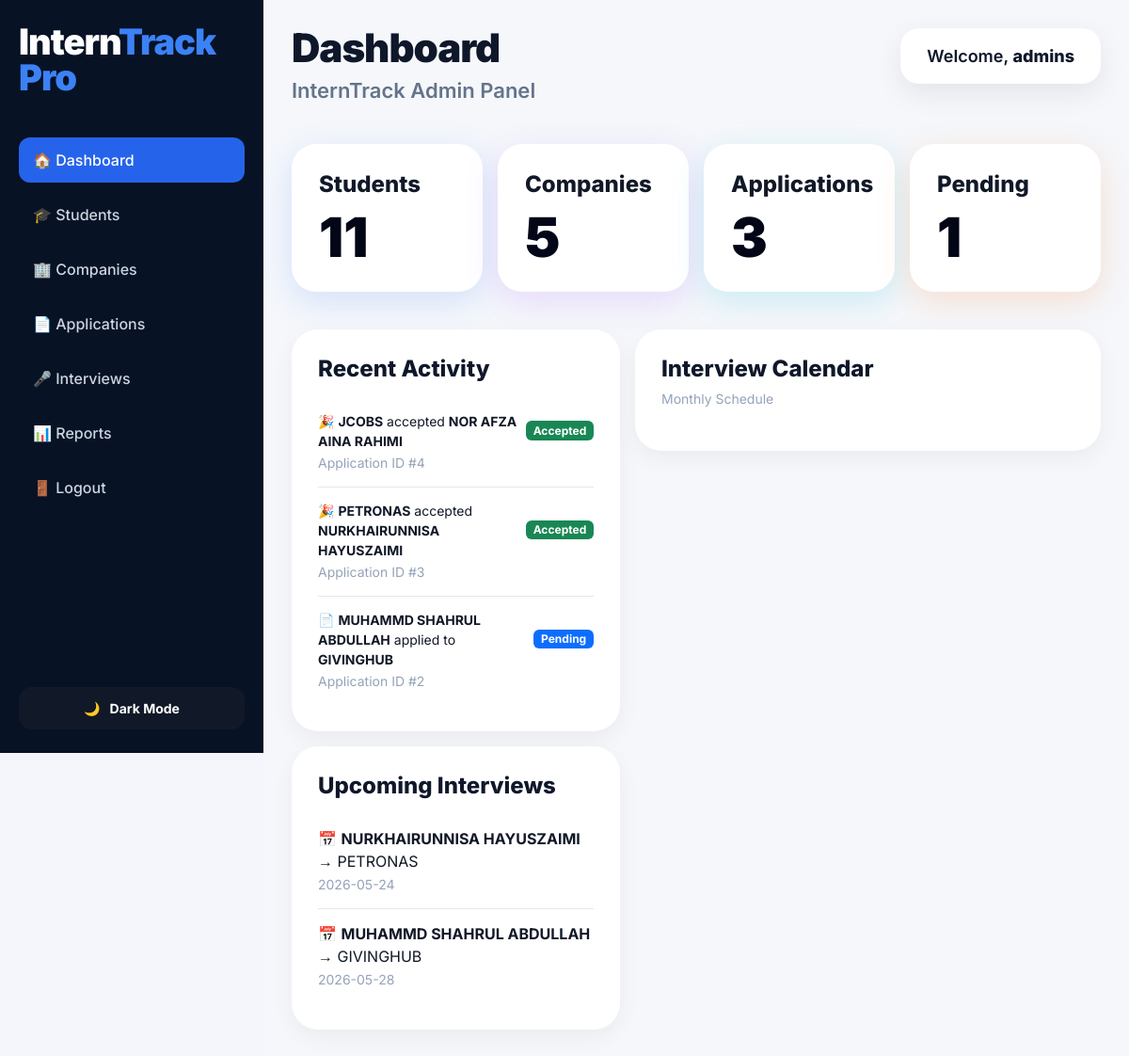
The app's page /dashboard.php (signed in) with its own data.
### tables this page shows
CREATE TABLE `applications` (
  `id` int(11) NOT NULL,
  `student_id` int(11) NOT NULL,
  `company_id` int(11) NOT NULL,
  `application_date` timestamp NOT NULL DEFAULT current_timestamp(),
  `status` varchar(50) DEFAULT 'Pending',
  `remarks` text DEFAULT NULL
);

CREATE TABLE `companies` (
  `id` int(11) NOT NULL,
  `company_name` varchar(100) NOT NULL,
  `email` varchar(100) NOT NULL,
  `phone` varchar(20) NOT NULL,
  `location` varchar(100) NOT NULL,
  `industry` varchar(100) NOT NULL,
  `internship_slots` int(11) NOT NULL,
  `created_at` timestamp NOT NULL DEFAULT current_timestamp()
);

CREATE TABLE `students` (
  `id` int(11) NOT NULL,
  `full_name` varchar(100) NOT NULL,
  `email` varchar(100) NOT NULL,
  `phone` varchar(20) NOT NULL,
  `university` varchar(100) NOT NULL,
  `course` varchar(100) NOT NULL,
  `internship_status` varchar(50) NOT NULL,
  `created_at` timestamp NOT NULL DEFAULT current_timestamp()
);

CREATE TABLE `interviews` (
  `id` int(11) NOT NULL,
  `application_id` int(11) NOT NULL,
  `interview_date` date NOT NULL,
  `interview_time` time NOT NULL,
  `location` varchar(150) DEFAULT NULL,
  `status` varchar(50) DEFAULT 'Scheduled',
  `notes` text DEFAULT NULL,
  `created_at` timestamp NOT NULL DEFAULT current_timestamp()
);

### dashboard.php (the view, shortened to what this page needs)
<?php
include "config/db.php";
$total_students = mysqli_fetch_assoc(
    mysqli_query($conn,"
    SELECT COUNT(*) AS total
    FROM students
    ")
)['total'];
$total_companies = mysqli_fetch_assoc(
    mysqli_query($conn,"
    SELECT COUNT(*) AS total
    FROM companies
    ")
)['total'];
$total_applications = mysqli_fetch_assoc(
    mysqli_query($conn,"
    SELECT COUNT(*) AS total
    FROM applications
    ")
)['total'];
$pending = mysqli_fetch_assoc(
    mysqli_query($conn,"
    SELECT COUNT(*) AS total
    FROM applications
    WHERE status='Pending'
    ")
)['total'];
$activities = mysqli_query($conn,"
SELECT
applications.id AS app_id,
applications.status,
students.full_name,
companies.company_name
FROM applications
JOIN students ON applications.student_id = students.id
JOIN companies ON applications.company_id = companies.id
ORDER BY applications.id DESC
LIMIT 8
");
$upcoming = mysqli_query($conn,"
SELECT
interviews.interview_date,
students.full_name,
companies.company_name
FROM interviews
JOIN applications ON interviews.application_id = applications.id
JOIN students ON applications.student_id = students.id
JOIN companies ON applications.company_id = companies.id
ORDER BY interviews.interview_date ASC
LIMIT 5
");
?>
<!DOCTYPE html>
<html lang="en">
<head>
<link href="https://cdn.jsdelivr.net/npm/bootstrap@5.3.3/dist/css/bootstrap.min.css" rel="stylesheet">
<link href="https://cdn.jsdelivr.net/npm/fullcalendar@6.1.11/index.global.min.css" rel="stylesheet">
<link rel="stylesheet" href="assets/css/sidebar.css">
<link rel="stylesheet" href="assets/css/dashboard.css">
</head>
<body class="dashboard">
<?php include "includes/sidebar.php"; ?>
<div class="main-content" id="main">
    <div class="topbar">
    <div class="dashboard-header">
        <h1>Dashboard</h1>
        <p>InternTrack Admin Panel</p>
    </div>
    <div class="user-box">
        Welcome,
        <span><?php echo $_SESSION['admin_name']; ?></span>
    </div>
</div>
    <div class="row g-3">
        <div class="col-md-3">
            <div class="card-box blue">
                <h6>Students</h6>
                <h2><?php echo $total_students; ?></h2>
            </div>
        </div>
        <div class="col-md-3">
            <div class="card-box purple">
                <h6>Companies</h6>
                <h2><?php echo $total_companies; ?></h2>
            </div>
        </div>
        <div class="col-md-3">
            <div class="card-box cyan">
                <h6>Applications</h6>
                <h2><?php echo $total_applications; ?></h2>
            </div>
        </div>
        <div class="col-md-3">
            <div class="card-box orange">
                <h6>Pending</h6>
                <h2><?php echo $pending; ?></h2>
            </div>
        </div>
    </div>
    <div class="row mt-4 g-3">
        <div class="col-lg-5">
            <div class="box">
                <h5 class="mb-3">
                    Recent Activity
                </h5>
                <?php while($a = mysqli_fetch_assoc($activities)){ ?>
                <div class="activity">
                    <div class="d-flex justify-content-between align-items-center gap-2">
                        <div style="font-size:14px;">
                            <?php if($a['status']=="Pending"){ ?>
                                📄
                                <b><?php echo $a['full_name']; ?></b>
                                applied to
                                <b><?php echo $a['company_name']; ?></b>
                            <?php } elseif($a['status']=="Accepted"){ ?>
                                🎉
                                <b><?php echo $a['company_name']; ?></b>
                                accepted
                                <b><?php echo $a['full_name']; ?></b>
                            <?php } ?>
                        </div>
                        <span class="badge bg-<?php
                            echo $a['status']=="Accepted" ? "success" :
                            ($a['status']=="Rejected" ? "danger" : "primary");
                        ?>">
                            <?php echo $a['status']; ?>
                        </span>
                    </div>
                    <small style="color:#94a3b8;">
                        Application ID #<?php echo $a['app_id']; ?>
                    </small>
                </div>
                <?php } ?>
            </div>
            <div class="box mt-3">
                <h5 class="mb-3">
                    Upcoming Interviews
                </h5>
                <?php while($u = mysqli_fetch_assoc($upcoming)){ ?>
                <div class="activity">
                    📅
                    <b><?php echo $u['full_name']; ?></b>
                    →
                    <?php echo $u['company_name']; ?>
                    <br>
                    <small style="color:#94a3b8;">
                        <?php echo $u['interview_date']; ?>
                    </small>
                </div>
                <?php } ?>
            </div>
        </div>
        <div class="col-lg-7">
            <div class="box">
                <div class="d-flex justify-content-between align-items-center mb-3">
                    <div>
                        <h5 class="mb-1">
                            Interview Calendar
                        </h5>
                        <small style="color:#94a3b8;">
                            Monthly Schedule
                        </small>
                    </div>
                </div>
            </div>
        </div>
    </div>
</div>
</body>
</html>

### includes/sidebar.php
<?php
$current_page = basename($_SERVER['PHP_SELF']);
?>
<div class="sidebar">
    <div class="sidebar-top">
        <div class="brand">
            <span class="brand-white">Intern</span><span class="brand-blue">Track Pro</span>
        </div>
        <nav class="sidebar-menu">
            <a href="dashboard.php"
               class="nav-item <?php if($current_page == 'dashboard.php') echo 'active'; ?>">
                <span>🏠</span> Dashboard
            </a>
            <a href="students.php"
               class="nav-item <?php if(in_array($current_page, ['students.php','add_student.php','edit_student.php'])) echo 'active'; ?>">
                <span>🎓</span> Students
            </a>
            <a href="companies.php"
               class="nav-item <?php if(in_array($current_page, ['companies.php','add_company.php','edit_company.php'])) echo 'active'; ?>">
                <span>🏢</span> Companies
            </a>
            <a href="applications.php"
               class="nav-item <?php if(in_array($current_page, ['applications.php','add_application.php','edit_application.php'])) echo 'active'; ?>">
                <span>📄</span> Applications
            </a>
            <a href="interviews.php"
               class="nav-item <?php if(in_array($current_page, ['interviews.php','add_interview.php','edit_interview.php'])) echo 'active'; ?>">
                <span>🎤</span> Interviews
            </a>
            <a href="reports.php"
               class="nav-item <?php if($current_page == 'reports.php') echo 'active'; ?>">
                <span>📊</span> Reports
            </a>
            <a href="logout.php"
               class="nav-item logout-btn <?php if($current_page == 'logout.php') echo 'active'; ?>">
                <span>🚪</span> Logout
            </a>
        </nav>
    </div>
    <div class="sidebar-bottom">
        <button id="themeToggle" class="theme-btn">
            <span id="themeIcon">🌙</span>
            <span id="themeText">Dark Mode</span>
        </button>
    </div>
</div>

### assets/css/sidebar.css (style rules this page uses)
.sidebar { width: 260px; height: 100vh; background: #081225; position: fixed; left: 0; top: 0; padding: 25px 20px; display: flex; flex-direction: column; justify-content: space-between; }
.sidebar nav { display: flex; flex-direction: column; gap: 10px; }
.sidebar nav a { text-decoration: none; color: #cbd5e1; padding: 12px 15px; border-radius: 12px; transition: 0.3s ease; font-size: 16px; font-weight: 500; }
.sidebar nav a.active { background: #2563eb; color: white; }
.theme-btn { border: none; padding: 12px; border-radius: 12px; background: #2563eb; color: white; cursor: pointer; font-size: 15px; transition: 0.3s; }

### assets/css/dashboard.css (style rules this page uses)
html, body { max-width: 100%; overflow-x: hidden; }
body { font-family: 'Inter', sans-serif; background: #f4f6fb; margin: 0; color: #111827; transition: all 0.3s ease; }
body, .sidebar, .topbar, .box, .card-box, .card, .card-body, .main-content, .table, .form-control, input, select, textarea { transition: all 0.3s ease; }
.main-content { margin-left: 280px; padding: 30px; background: #f5f7fb; min-height: 100vh; }
.sidebar { width: 280px; position: fixed; top: 0; left: 0; height: 100vh; z-index: 1000; }
.brand { font-size: 38px; font-weight: 900; letter-spacing: -1px; margin-bottom: 45px; line-height: 1; }
.brand .brand-white { color: #ffffff !important; }
.brand .brand-blue { color: #3b82f6 !important; }
.brand span.brand-white { color: #ffffff !important; }
.brand span.brand-blue { color: #3b82f6 !important; }
.topbar { display: flex; justify-content: space-between; align-items: flex-start; margin-bottom: 40px; }
.dashboard-header h1 { font-size: 42px; font-weight: 900; color: #0f172a; margin-bottom: 8px; line-height: 1; letter-spacing: -1px; }
.dashboard-header p { font-size: 22px; font-weight: 600; color: #64748b; margin: 0; }
.user-box { background: #ffffff; padding: 16px 28px; border-radius: 20px; font-size: 18px; font-weight: 600; color: #0f172a; box-shadow: 0 10px 30px rgba(0, 0, 0, 0.08); }
.user-box span { font-weight: 800; }
.card-box { background: #ffffff; border-radius: 26px; padding: 28px; min-height: 145px; display: flex; flex-direction: column; justify-content: center; border: 1px solid rgba(255, 255, 255, 0.7); transition: all 0.3s ease; backdrop-filter: blur(10px); }
.card-box h6 { font-size: 24px; font-weight: 800; color: #111827; margin-bottom: 12px; }
.card-box h2 { font-size: 58px; font-weight: 900; color: #020617; margin: 0; line-height: 1; }
.card-box.blue { box-shadow: 0 10px 35px rgba(59, 130, 246, 0.18); }
.card-box.purple { box-shadow: 0 10px 35px rgba(168, 85, 247, 0.18); }
.card-box.cyan { box-shadow: 0 10px 35px rgba(6, 182, 212, 0.18); }
.card-box.orange { box-shadow: 0 10px 35px rgba(249, 115, 22, 0.18); }
.box { background: #ffffff; border-radius: 28px; padding: 28px; box-shadow: 0 8px 25px rgba(0, 0, 0, 0.05); }
.box h5 { font-size: 24px; font-weight: 800; color: #0f172a; }
.activity { padding: 14px 0; border-bottom: 1px solid #e5e7eb; }
.activity:last-child { border-bottom: none; }
.theme-btn { width: 100%; padding: 12px 14px; border: none; border-radius: 14px; cursor: pointer; display: flex; align-items: center; justify-content: center; gap: 10px; font-weight: 700; font-size: 14px; background: #1f2937; color: #e5e7eb; transition: all 0.3s ease; }
body:not(.dark) .theme-btn { background: #111827; color: white; }

### records on screen
applications: company.company_name "JCOBS", student.full_name "NOR AFZA AINA RAHIMI", status "Accepted", id "4"
applications: company.company_name "PETRONAS", student.full_name "NURKHAIRUNNISA HAYUSZAIMI", status "Accepted", id "3"
applications: student.full_name "MUHAMMD SHAHRUL ABDULLAH", company.company_name "GIVINGHUB", status "Pending", id "2"
interviews: students.full_name "NURKHAIRUNNISA HAYUSZAIMI", companies.company_name "PETRONAS", interview_date "2026-05-24"
interviews: students.full_name "MUHAMMD SHAHRUL ABDULLAH", companies.company_name "GIVINGHUB", interview_date "2026-05-28"

### other values on screen
$_SESSION['admin_name'] "admins"
$total_students "11"
$total_companies "5"
$total_applications "3"
$pending "1"
